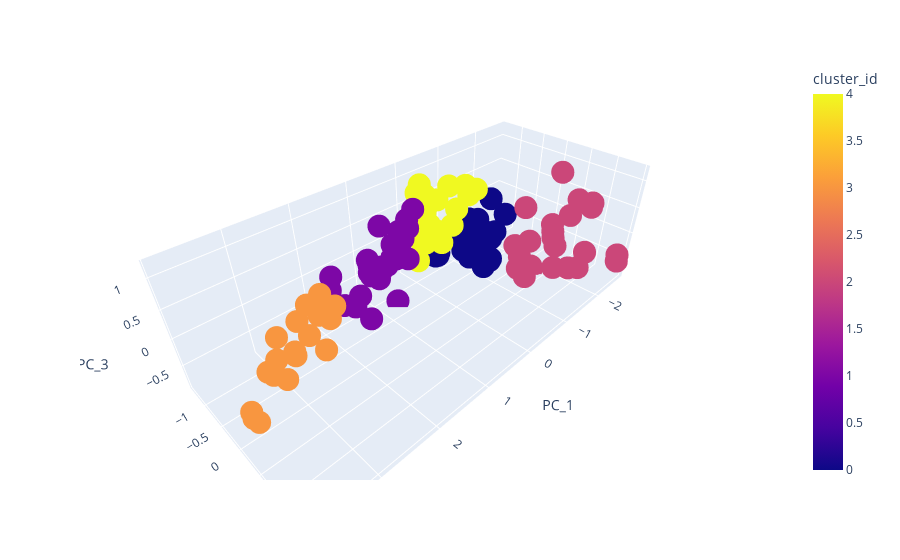

The notebook cell saved with this chart:
### Code cell
px.scatter_3d(df_pca_numerric_data, x='PC_1', y='PC_2', z='PC_3', color='cluster_id')
